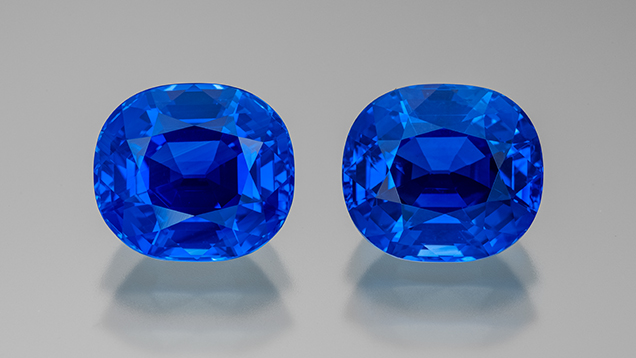
#> input picture images/sapphire.jpg, 636 x 358 px
$ jupyter execute 'Question 12.ipynb'
#> lines starting #> are read from the running program, lines starting #| are printed output that depends on the picture
## Question 12 — Illumination correction with homomorphic filtering (`sapphire.jpg`)

Model: $f(x,y)=i(x,y)\,r(x,y)$ with **illumination** $i$ and **reflectance** $r$.

### (a) Significance of the multiplicative model

- **Physical motivation:** Light **multiplies** surface properties: the amount of light **reaching** a patch (illumination) scales the **intrinsic** appearance (reflectance/albedo). This matches how imaging sensors integrate **irradiance** and **reflectance** in many simple scenes.
- **Scale separation (informal):** $i$ is usually **slowly varying** (shadows, lighting falloff, vignetting) while $r$ carries **fine detail** (texture, edges). The product ties **low-frequency shading** to **higher-frequency scene content**.
- **Why it matters for correction:** If shading were **additive**, a simple offset would suffice; **multiplicative** shading suggests **logarithms** and **relative** (ratio) correction in linear-light space—motivating homomorphic filtering.

### (b) Logarithm to separate illumination and reflectance

Assume $i,r>0$ (strict positivity can be enforced by a small offset before $\log$).

$$\ln f = \ln i + \ln r.$$

In the **log domain**, the **product becomes a sum**. Illumination $i$ varies slowly in space, so $\ln i$ is **mostly low frequency**; reflectance changes (edges, texture) contribute **more high-frequency** content to $\ln r$. A **linear filter** in the log domain can therefore **emphasize** frequencies associated with $\ln r$ and **de-emphasize** those associated with $\ln i$, approximately **separating** their effects before exponentiating back.

### (c) Homomorphic filtering — algorithm / pseudo-code

**Input:** image $f$, cutoff $D_0$, parameters $\gamma_L,\gamma_H, c$ (filter shape).
**Output:** illumination-compensated image.

```text
1. Convert to floating point; optionally work on luminance (e.g. L in Lab) to limit color artifacts.
2. f_eps = max(f, small_constant)   // avoid log(0)
3. z = log(f_eps)                    // log transform
4. Z = FFT2(z); apply fftshift for centered spectrum
5. Build radial frequency distance D(u,v) from spectrum center
6. H(u,v) = (gamma_H - gamma_L) * (1 - exp(-c * (D^2 / D0^2))) + gamma_L
         // high-frequency gain ~ gamma_H, low-frequency gain ~ gamma_L
7. Z_hat = Z * H
8. z_hat = real(IFFT2(ifftshift(Z_hat)))
9. f_hat = exp(z_hat)
10. Normalize f_hat to display range [0, 255]
```

**Notes:** Padding to `getOptimalDFTSize` reduces wrap-around artifacts; cropping to original size before `exp`.

### (d) Homomorphic filtering vs histogram equalization

| | **Histogram equalization** | **Homomorphic filtering** |
|---|---|---|
| **Domain** | Gray-level / global contrast remap (often ignores *why* intensity varies). | Assumes **multiplicative** shading; works in **log + frequency** domain. |
| **Illumination** | No explicit model; can **wreck** local color/light meaning if applied per-channel. | Targets **slowly varying** illumination in $\ln f$. |
| **Best when** | You want **global** contrast spread (e.g. dull but **uniformly** lit image). | **Non-uniform illumination**, **shadows**, **vignetting**, backlit scenes where **reflectance** should be recovered. |

**Prefer homomorphic** when shading is **smooth and multiplicative**; **prefer HE (or CLAHE)** when the issue is mainly **narrow dynamic range** without a clear multiplicative lighting model, or when you need a **simpler** pixel-only operator.

[cell 1]
import numpy as np
import cv2
import matplotlib.pyplot as plt

[cell 2]
def homomorphic_filter_gray(
    gray: np.ndarray,
    D0: float = 30.0,
    c: float = 2.0,
    gamma_l: float = 0.5,
    gamma_h: float = 2.0,
    eps: float = 1.0,
) -> np.ndarray:
    """Homomorphic filter on uint8 grayscale; returns uint8."""
    g = np.maximum(gray.astype(np.float64), eps)
    z = np.log(g)

    rows, cols = z.shape
    nr = cv2.getOptimalDFTSize(rows)
    nc = cv2.getOptimalDFTSize(cols)
    pad = np.zeros((nr, nc), dtype=np.float64)
    pad[:rows, :cols] = z

    dft = np.fft.fft2(pad)
    dft_s = np.fft.fftshift(dft)

    yy = np.arange(nr, dtype=np.float64) - nr / 2.0
    xx = np.arange(nc, dtype=np.float64) - nc / 2.0
    X, Y = np.meshgrid(xx, yy)
    D = np.sqrt(X * X + Y * Y)
    D[D < 1e-6] = 1e-6

    H = (gamma_h - gamma_l) * (1.0 - np.exp(-c * (D * D) / (D0 * D0))) + gamma_l
    filt = dft_s * H
    z_hat = np.fft.ifft2(np.fft.ifftshift(filt))
    z_hat = np.real(z_hat[:rows, :cols])

    out = np.exp(z_hat)
    out -= out.min()
    out /= out.max() + 1e-12
    return np.clip(np.round(out * 255.0), 0, 255).astype(np.uint8)


def homomorphic_filter_bgr_lab(bgr: np.ndarray, **kwargs) -> np.ndarray:
    """Apply homomorphic filter to L channel only; preserve chroma."""
    lab = cv2.cvtColor(bgr, cv2.COLOR_BGR2LAB)
    L, a, b = cv2.split(lab)
    L2 = homomorphic_filter_gray(L, **kwargs)
    return cv2.cvtColor(cv2.merge([L2, a, b]), cv2.COLOR_LAB2BGR)


path = "images/sapphire.jpg"
bgr = cv2.imread(path)
#> bgr is the input picture: shape (358, 636, 3); mean B, G, R 169, 137.3, 123.1
if bgr is None:
    raise FileNotFoundError(path)

gray = cv2.cvtColor(bgr, cv2.COLOR_BGR2GRAY)
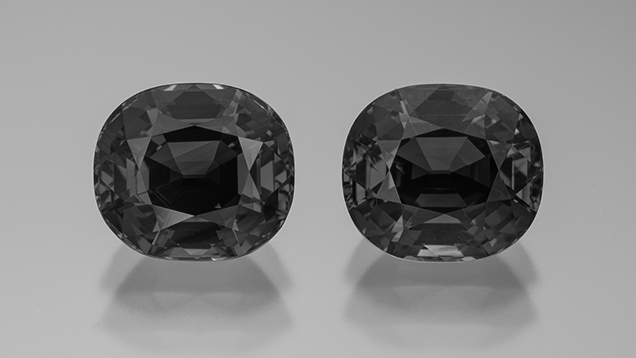
#> gray: shape (358, 636); min 1, max 225, mean 136.7
hom_gray = homomorphic_filter_gray(gray, D0=25, c=2.0, gamma_l=0.6, gamma_h=2.2)
#> in homomorphic_filter_gray, `z_hat = np.real(z_hat[:rows, :cols])`:
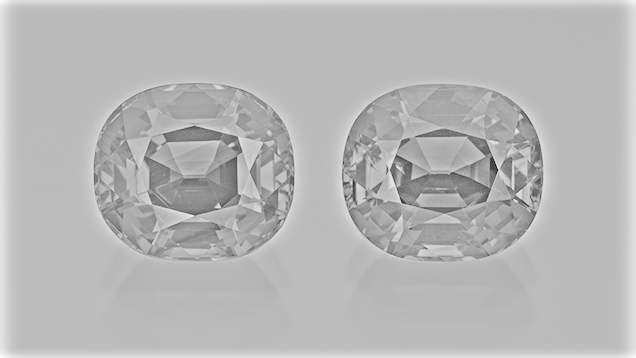
#> z_hat: shape (358, 636) float64; min -4.67, max 5.89, mean 2.93; drawn with min black and max white
#> in homomorphic_filter_gray, `out = np.exp(z_hat)`:
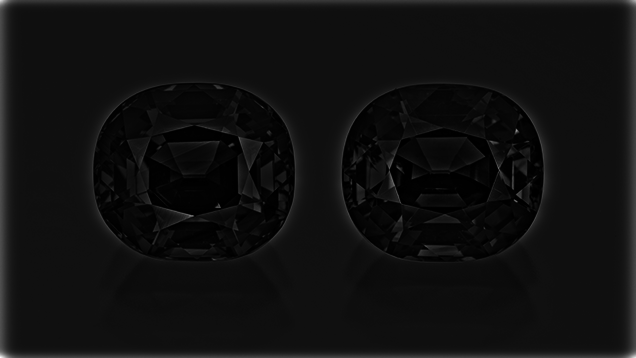
#> out: shape (358, 636) float64; min 0.00941, max 360, mean 23.2; drawn with min black and max white
hom_lab = homomorphic_filter_bgr_lab(bgr, D0=25, c=2.0, gamma_l=0.6, gamma_h=2.2)
#> in homomorphic_filter_bgr_lab, `lab = cv2.cvtColor(bgr, cv2.COLOR_BGR2LAB)`: lab: shape (358, 636, 3); mean of channels 0, 1, 2 147.7, 136.6, 110.3
#> in homomorphic_filter_bgr_lab, `L, a, b = cv2.split(lab)`:
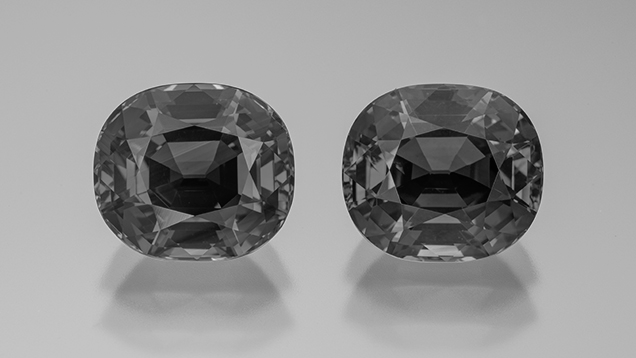
#> L: shape (358, 636); min 0, max 233, mean 147.7
#> in homomorphic_filter_bgr_lab, `L, a, b = cv2.split(lab)`:
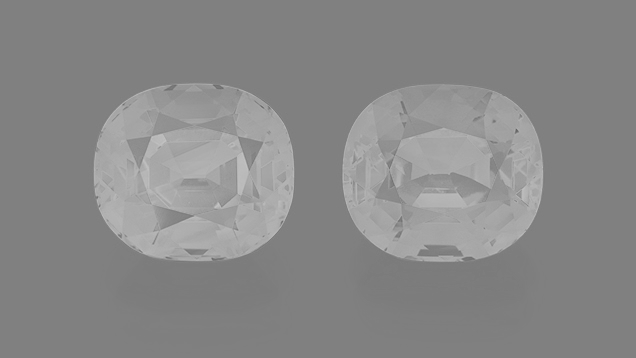
#> a: shape (358, 636); min 100, max 197, mean 136.6
#> in homomorphic_filter_bgr_lab, `L, a, b = cv2.split(lab)`:
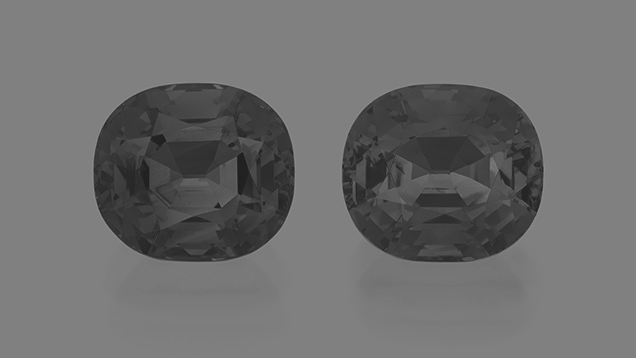
#> b: shape (358, 636); min 26, max 145, mean 110.3
#> call 2 of homomorphic_filter_gray, with D0 = 25, c = 2, gamma_l = 0.6, gamma_h = 2.2, eps = 1
#> in homomorphic_filter_gray (call 2), `pad[:rows, :cols] = z`:
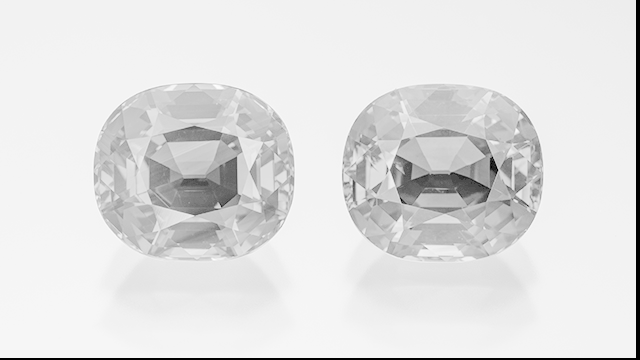
#> pad: shape (360, 640) float64; min 0, max 5.45, mean 4.82; drawn with min black and max white
#> in homomorphic_filter_bgr_lab, `return cv2.cvtColor(cv2.merge([L2, a, b]), cv2.COLOR_LAB2BGR)`:
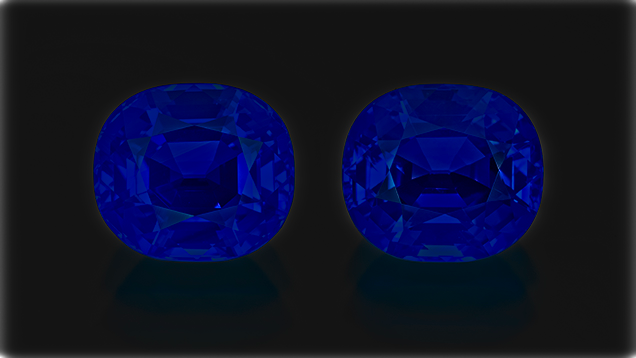
#> returned value: shape (358, 636, 3); mean B, G, R 44.9, 18.3, 14.8

he_gray = cv2.equalizeHist(gray)
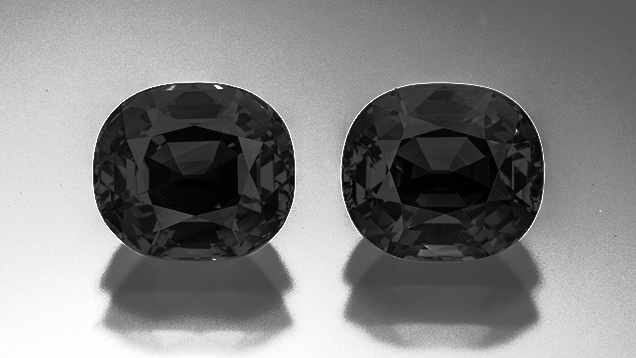
#> he_gray: shape (358, 636); min 0, max 255, mean 129.6

fig, axes = plt.subplots(2, 2, figsize=(11, 10))
axes[0, 0].imshow(cv2.cvtColor(bgr, cv2.COLOR_BGR2RGB))
axes[0, 0].set_title("Original")
axes[0, 1].imshow(hom_gray, cmap="gray")
axes[0, 1].set_title("(e) Homomorphic (grayscale)")
axes[1, 0].imshow(cv2.cvtColor(hom_lab, cv2.COLOR_BGR2RGB))
axes[1, 0].set_title("(e) Homomorphic on L (Lab)")
axes[1, 1].imshow(he_gray, cmap="gray")
axes[1, 1].set_title("(d) Histogram equalization (gray)")
for ax in axes.ravel():
    ax.axis("off")
plt.tight_layout()
plt.show()
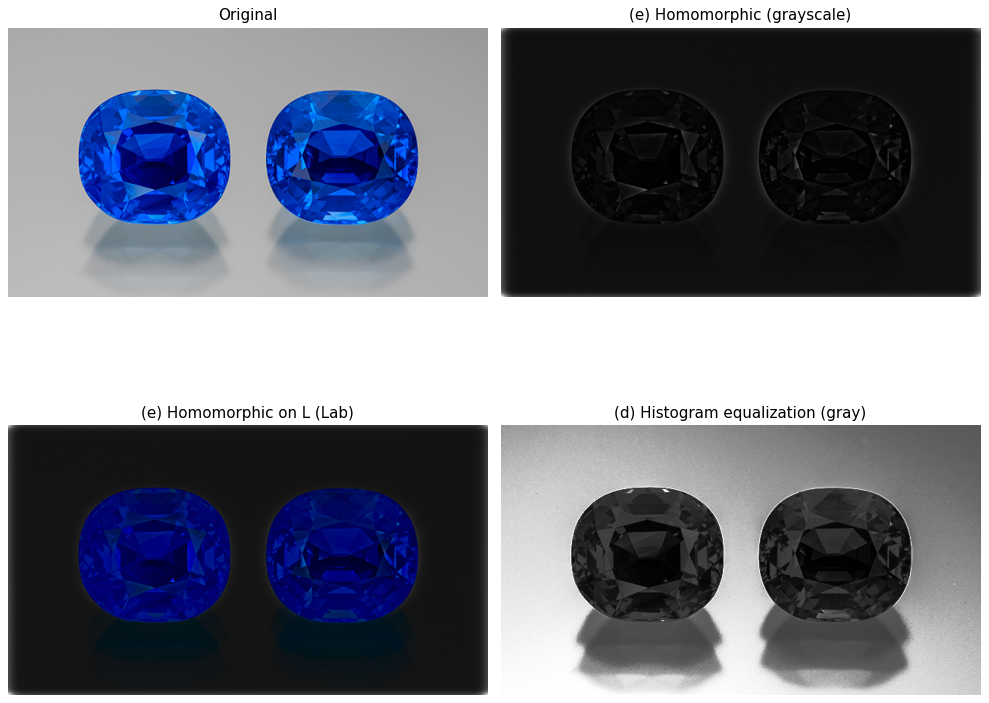
#> figure drawn by matplotlib, 4 panels

$ run again, with images/daisy.jpg copied over images/sapphire.jpg
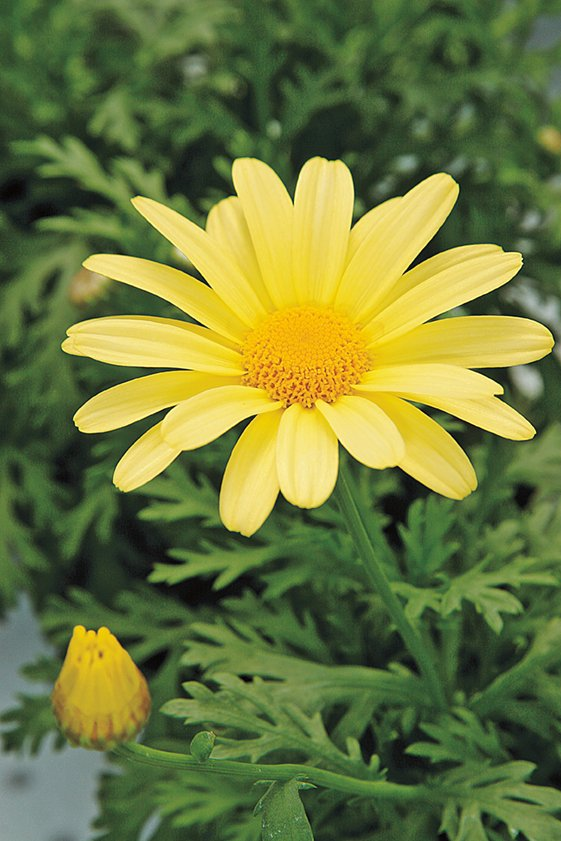
#> input picture images/daisy.jpg, 561 x 841 px
#> bgr is the input picture: shape (841, 561, 3); mean B, G, R 60.7, 120.3, 108.5
#> lab: shape (841, 561, 3); mean of channels 0, 1, 2 121.3, 114.4, 157.2
#> `he_gray = cv2.equalizeHist(gray)`:
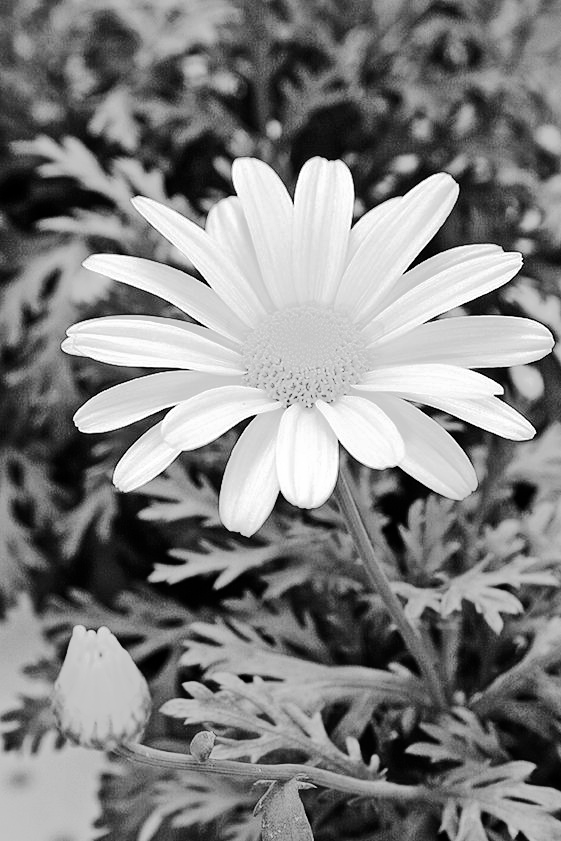
#> he_gray: shape (841, 561); min 0, max 255, mean 128.3
#> `plt.show()`:
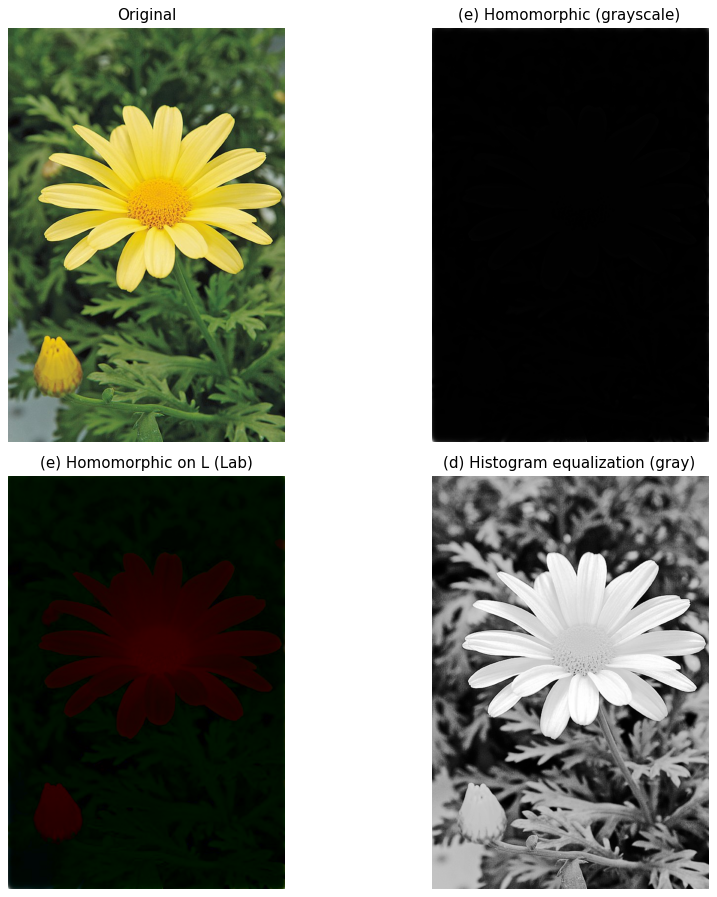
#> figure drawn by matplotlib, 4 panels
